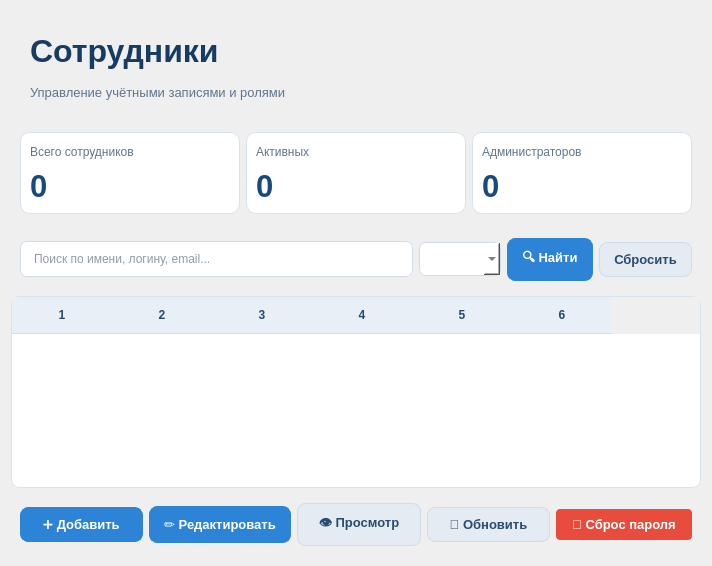
<?xml version="1.0" encoding="UTF-8"?>
<ui version="4.0">
 <class>Ui_EmployeesPage</class>
 <widget class="QWidget" name="pageEmployees">
  <property name="styleSheet">
   <string notr="true">QWidget#pageEmployees {
    background-color: #F1F3F6;
    color: #24364B;
    font-family: &quot;Segoe UI&quot;;
    font-size: 10pt;
}

QLabel {
    background-color: transparent;
    color: #24364B;
}

QLabel#lblEmployeesTitle {
    color: #183B63;
    font-size: 24pt;
    font-weight: bold;
}

QLabel#lblEmployeesSubtitle {
    color: #60758E;
    font-size: 10pt;
}

QFrame#headerFrameEmployees,
QFrame#filtersFrameEmployees,
QFrame#actionsFrameEmployees {
    background-color: transparent;
    border: none;
}

QFrame#statsFrameEmployees {
    background-color: transparent;
    border: none;
}

QFrame#cardTotalEmployees,
QFrame#cardActiveEmployees,
QFrame#cardAdmins {
    background-color: #FFFFFF;
    border: 1px solid #D8E3EF;
    border-radius: 10px;
}

QFrame#cardTotalEmployees QLabel,
QFrame#cardActiveEmployees QLabel,
QFrame#cardAdmins QLabel {
    background-color: transparent;
    border: none;
}

QLabel#lblTotalEmployeesTitle,
QLabel#lblActiveEmployeesTitle,
QLabel#lblAdminsTitle {
    color: #60758E;
    font-size: 9pt;
}

QLabel#lblTotalEmployeesValue,
QLabel#lblActiveEmployeesValue,
QLabel#lblAdminsValue {
    color: #174A7E;
    font-size: 23pt;
    font-weight: bold;
}

QLineEdit#editEmployeeSearch {
    background-color: #FFFFFF;
    color: #24364B;
    border: 1px solid #D1DCE8;
    border-radius: 7px;
    padding: 9px 11px;
    selection-background-color: #2D83D5;
}

QLineEdit#editEmployeeSearch:focus {
    border: 1px solid #2D83D5;
}

QComboBox#comboEmployeeRole {
    background-color: #FFFFFF;
    color: #24364B;
    border: 1px solid #D1DCE8;
    border-radius: 7px;
    padding: 8px 10px;
}

QComboBox#comboEmployeeRole:hover {
    border: 1px solid #2D83D5;
}

QComboBox QAbstractItemView {
    background-color: #FFFFFF;
    color: #24364B;
    selection-background-color: #DCEBFA;
    selection-color: #183B63;
    border: 1px solid #D8E3EF;
}

QPushButton {
    background-color: #2D83D5;
    color: #FFFFFF;
    border: 1px solid #2D83D5;
    border-radius: 8px;
    padding: 9px 14px;
    font-size: 10pt;
    font-weight: bold;
}

QPushButton:hover {
    background-color: #3B94E8;
    color: #FFFFFF;
    border: 1px solid #3B94E8;
}

QPushButton:pressed {
    background-color: #1E68AE;
    color: #FFFFFF;
    border: 1px solid #1E68AE;
}

QPushButton:disabled {
    background-color: #B9C7D5;
    color: #F4F6F8;
    border: 1px solid #B9C7D5;
}

QPushButton#btnSearchEmployees,
QPushButton#btnAddEmployee,
QPushButton#btnEditEmployee {
    background-color: #2D83D5;
    color: #FFFFFF;
    border: 1px solid #2D83D5;
}

QPushButton#btnSearchEmployees:hover,
QPushButton#btnAddEmployee:hover,
QPushButton#btnEditEmployee:hover {
    background-color: #3B94E8;
    color: #FFFFFF;
    border: 1px solid #3B94E8;
}

QPushButton#btnSearchEmployees:pressed,
QPushButton#btnAddEmployee:pressed,
QPushButton#btnEditEmployee:pressed {
    background-color: #1E68AE;
    color: #FFFFFF;
    border: 1px solid #1E68AE;
}

QPushButton#btnResetEmployeeFilters,
QPushButton#btnViewEmployee,
QPushButton#btnRefreshEmployees {
    background-color: #E4EBF3;
    color: #294D70;
    border: 1px solid #D0DCE8;
}

QPushButton#btnResetEmployeeFilters:hover,
QPushButton#btnViewEmployee:hover,
QPushButton#btnRefreshEmployees:hover {
    background-color: #D5E3F1;
    color: #294D70;
    border: 1px solid #C2D5E8;
}

QPushButton#btnResetEmployeeFilters:pressed,
QPushButton#btnViewEmployee:pressed,
QPushButton#btnRefreshEmployees:pressed {
    background-color: #C6D8EA;
    color: #294D70;
    border: 1px solid #B5CADD;
}

QPushButton#btnResetPassword {
    background-color: #E74C3C;
    color: white;
    border: none;
    padding: 8px 16px;
    border-radius: 4px;
    font-weight: bold;
}

QPushButton#btnResetPassword:hover {
    background-color: #C0392B;
}

QTableWidget#tableEmployees {
    background-color: #FFFFFF;
    alternate-background-color: #F6F9FC;
    color: #24364B;
    border: 1px solid #D8E3EF;
    border-radius: 8px;
    gridline-color: #E4EAF1;
    selection-background-color: #DCEBFA;
    selection-color: #183B63;
}

QTableWidget#tableEmployees::item {
    padding: 7px;
}

QTableWidget#tableEmployees::item:selected {
    background-color: #DCEBFA;
    color: #183B63;
}

QHeaderView::section {
    background-color: #E8EFF7;
    color: #244B73;
    border: none;
    border-bottom: 1px solid #D2DFEC;
    padding: 9px 7px;
    font-weight: bold;
}

QScrollBar:vertical {
    background-color: #EDF1F5;
    width: 10px;
    border: none;
    margin: 0;
}

QScrollBar::handle:vertical {
    background-color: #B7C7D8;
    min-height: 25px;
    border-radius: 4px;
}

QScrollBar::handle:vertical:hover {
    background-color: #8FA9C3;
}

QScrollBar::add-line:vertical,
QScrollBar::sub-line:vertical {
    height: 0;
}

QScrollBar:horizontal {
    background-color: #EDF1F5;
    height: 10px;
    border: none;
}

QScrollBar::handle:horizontal {
    background-color: #B7C7D8;
    min-width: 25px;
    border-radius: 4px;
}

QScrollBar::add-line:horizontal,
QScrollBar::sub-line:horizontal {
    width: 0;
}</string>
  </property>
  <layout class="QVBoxLayout" name="verticalLayout_21">
   <property name="leftMargin">
    <number>11</number>
   </property>
   <property name="topMargin">
    <number>11</number>
   </property>
   <property name="rightMargin">
    <number>11</number>
   </property>
   <property name="bottomMargin">
    <number>11</number>
   </property>
   <property name="spacing">
    <number>6</number>
   </property>
   <property name="sizeConstraint">
    <enum>QLayout::SetDefaultConstraint</enum>
   </property>
   <item>
    <layout class="QVBoxLayout" name="verticalLayoutEmployees">
     <property name="spacing">
      <number>6</number>
     </property>
     <property name="sizeConstraint">
      <enum>QLayout::SetDefaultConstraint</enum>
     </property>
     <item>
      <widget class="QFrame" name="headerFrameEmployees">
       <property name="font">
        <font>
         <pointsize>9</pointsize>
        </font>
       </property>
       <property name="sizePolicy">
        <sizepolicy hsizetype="Preferred" vsizetype="Preferred">
         <horstretch>0</horstretch>
         <verstretch>0</verstretch>
        </sizepolicy>
       </property>
       <property name="frameShape">
        <enum>QFrame::NoFrame</enum>
       </property>
       <property name="frameShadow">
        <enum>QFrame::Plain</enum>
       </property>
       <layout class="QVBoxLayout" name="verticalLayout_14">
        <property name="spacing">
         <number>6</number>
        </property>
        <property name="sizeConstraint">
         <enum>QLayout::SetDefaultConstraint</enum>
        </property>
        <item>
         <layout class="QVBoxLayout" name="verticalLayoutHeader">
          <property name="leftMargin">
           <number>10</number>
          </property>
          <property name="topMargin">
           <number>6</number>
          </property>
          <property name="rightMargin">
           <number>6</number>
          </property>
          <property name="bottomMargin">
           <number>6</number>
          </property>
          <property name="spacing">
           <number>6</number>
          </property>
          <property name="sizeConstraint">
           <enum>QLayout::SetDefaultConstraint</enum>
          </property>
          <item>
           <widget class="QLabel" name="lblEmployeesTitle">
            <property name="text">
             <string notr="true">Сотрудники</string>
            </property>
            <property name="font">
             <font>
              <pointsize>24</pointsize>
             </font>
            </property>
            <property name="sizePolicy">
             <sizepolicy hsizetype="Preferred" vsizetype="Preferred">
              <horstretch>0</horstretch>
              <verstretch>0</verstretch>
             </sizepolicy>
            </property>
            <property name="minimumSize">
             <size>
              <width>380</width>
              <height>50</height>
             </size>
            </property>
            <property name="alignment">
             <set>Qt::AlignLeft|Qt::AlignVCenter|Qt::AlignLeading</set>
            </property>
            <property name="frameShape">
             <enum>QFrame::NoFrame</enum>
            </property>
            <property name="frameShadow">
             <enum>QFrame::Plain</enum>
            </property>
           </widget>
          </item>
          <item>
           <widget class="QLabel" name="lblEmployeesSubtitle">
            <property name="text">
             <string notr="true">Управление учётными записями и ролями</string>
            </property>
            <property name="font">
             <font>
              <pointsize>10</pointsize>
             </font>
            </property>
            <property name="sizePolicy">
             <sizepolicy hsizetype="Preferred" vsizetype="Preferred">
              <horstretch>0</horstretch>
              <verstretch>0</verstretch>
             </sizepolicy>
            </property>
            <property name="minimumSize">
             <size>
              <width>300</width>
              <height>20</height>
             </size>
            </property>
            <property name="alignment">
             <set>Qt::AlignLeft|Qt::AlignVCenter|Qt::AlignLeading</set>
            </property>
            <property name="frameShape">
             <enum>QFrame::NoFrame</enum>
            </property>
            <property name="frameShadow">
             <enum>QFrame::Plain</enum>
            </property>
           </widget>
          </item>
         </layout>
        </item>
       </layout>
      </widget>
     </item>
     <item>
      <widget class="QFrame" name="statsFrameEmployees">
       <property name="font">
        <font>
         <pointsize>9</pointsize>
        </font>
       </property>
       <property name="sizePolicy">
        <sizepolicy hsizetype="Preferred" vsizetype="Preferred">
         <horstretch>0</horstretch>
         <verstretch>0</verstretch>
        </sizepolicy>
       </property>
       <property name="frameShape">
        <enum>QFrame::NoFrame</enum>
       </property>
       <property name="frameShadow">
        <enum>QFrame::Plain</enum>
       </property>
       <layout class="QHBoxLayout" name="horizontalLayout_13">
        <property name="leftMargin">
         <number>9</number>
        </property>
        <property name="topMargin">
         <number>9</number>
        </property>
        <property name="rightMargin">
         <number>9</number>
        </property>
        <property name="bottomMargin">
         <number>9</number>
        </property>
        <property name="spacing">
         <number>6</number>
        </property>
        <property name="sizeConstraint">
         <enum>QLayout::SetDefaultConstraint</enum>
        </property>
        <item>
         <layout class="QHBoxLayout" name="horizontalLayoutStats">
          <property name="spacing">
           <number>6</number>
          </property>
          <property name="sizeConstraint">
           <enum>QLayout::SetDefaultConstraint</enum>
          </property>
          <item>
           <widget class="QFrame" name="cardTotalEmployees">
            <property name="font">
             <font>
              <pointsize>9</pointsize>
             </font>
            </property>
            <property name="sizePolicy">
             <sizepolicy hsizetype="Preferred" vsizetype="Preferred">
              <horstretch>0</horstretch>
              <verstretch>0</verstretch>
             </sizepolicy>
            </property>
            <property name="frameShape">
             <enum>QFrame::StyledPanel</enum>
            </property>
            <property name="frameShadow">
             <enum>QFrame::Raised</enum>
            </property>
            <layout class="QVBoxLayout" name="verticalLayout">
             <property name="leftMargin">
              <number>9</number>
             </property>
             <property name="topMargin">
              <number>9</number>
             </property>
             <property name="rightMargin">
              <number>9</number>
             </property>
             <property name="bottomMargin">
              <number>9</number>
             </property>
             <property name="spacing">
              <number>6</number>
             </property>
             <property name="sizeConstraint">
              <enum>QLayout::SetDefaultConstraint</enum>
             </property>
             <item>
              <widget class="QLabel" name="lblTotalEmployeesTitle">
               <property name="text">
                <string notr="true">Всего сотрудников</string>
               </property>
               <property name="font">
                <font>
                 <pointsize>9</pointsize>
                </font>
               </property>
               <property name="sizePolicy">
                <sizepolicy hsizetype="Preferred" vsizetype="Preferred">
                 <horstretch>0</horstretch>
                 <verstretch>0</verstretch>
                </sizepolicy>
               </property>
               <property name="minimumSize">
                <size>
                 <width>100</width>
                 <height>20</height>
                </size>
               </property>
               <property name="alignment">
                <set>Qt::AlignLeft|Qt::AlignVCenter|Qt::AlignLeading</set>
               </property>
               <property name="frameShape">
                <enum>QFrame::NoFrame</enum>
               </property>
               <property name="frameShadow">
                <enum>QFrame::Plain</enum>
               </property>
              </widget>
             </item>
             <item>
              <widget class="QLabel" name="lblTotalEmployeesValue">
               <property name="text">
                <string notr="true">0</string>
               </property>
               <property name="font">
                <font>
                 <pointsize>23</pointsize>
                </font>
               </property>
               <property name="sizePolicy">
                <sizepolicy hsizetype="Preferred" vsizetype="Preferred">
                 <horstretch>0</horstretch>
                 <verstretch>0</verstretch>
                </sizepolicy>
               </property>
               <property name="minimumSize">
                <size>
                 <width>200</width>
                 <height>30</height>
                </size>
               </property>
               <property name="alignment">
                <set>Qt::AlignLeft|Qt::AlignVCenter|Qt::AlignLeading</set>
               </property>
               <property name="frameShape">
                <enum>QFrame::NoFrame</enum>
               </property>
               <property name="frameShadow">
                <enum>QFrame::Plain</enum>
               </property>
              </widget>
             </item>
            </layout>
           </widget>
          </item>
          <item>
           <widget class="QFrame" name="cardActiveEmployees">
            <property name="font">
             <font>
              <pointsize>9</pointsize>
             </font>
            </property>
            <property name="sizePolicy">
             <sizepolicy hsizetype="Preferred" vsizetype="Preferred">
              <horstretch>0</horstretch>
              <verstretch>0</verstretch>
             </sizepolicy>
            </property>
            <property name="frameShape">
             <enum>QFrame::StyledPanel</enum>
            </property>
            <property name="frameShadow">
             <enum>QFrame::Raised</enum>
            </property>
            <layout class="QVBoxLayout" name="verticalLayout_2">
             <property name="leftMargin">
              <number>9</number>
             </property>
             <property name="topMargin">
              <number>9</number>
             </property>
             <property name="rightMargin">
              <number>9</number>
             </property>
             <property name="bottomMargin">
              <number>9</number>
             </property>
             <property name="spacing">
              <number>6</number>
             </property>
             <property name="sizeConstraint">
              <enum>QLayout::SetDefaultConstraint</enum>
             </property>
             <item>
              <widget class="QLabel" name="lblActiveEmployeesTitle">
               <property name="text">
                <string notr="true">Активных</string>
               </property>
               <property name="font">
                <font>
                 <pointsize>9</pointsize>
                </font>
               </property>
               <property name="sizePolicy">
                <sizepolicy hsizetype="Preferred" vsizetype="Preferred">
                 <horstretch>0</horstretch>
                 <verstretch>0</verstretch>
                </sizepolicy>
               </property>
               <property name="minimumSize">
                <size>
                 <width>100</width>
                 <height>20</height>
                </size>
               </property>
               <property name="alignment">
                <set>Qt::AlignLeft|Qt::AlignVCenter|Qt::AlignLeading</set>
               </property>
               <property name="frameShape">
                <enum>QFrame::NoFrame</enum>
               </property>
               <property name="frameShadow">
                <enum>QFrame::Plain</enum>
               </property>
              </widget>
             </item>
             <item>
              <widget class="QLabel" name="lblActiveEmployeesValue">
               <property name="text">
                <string notr="true">0</string>
               </property>
               <property name="font">
                <font>
                 <pointsize>23</pointsize>
                </font>
               </property>
               <property name="sizePolicy">
                <sizepolicy hsizetype="Preferred" vsizetype="Preferred">
                 <horstretch>0</horstretch>
                 <verstretch>0</verstretch>
                </sizepolicy>
               </property>
               <property name="minimumSize">
                <size>
                 <width>200</width>
                 <height>30</height>
                </size>
               </property>
               <property name="alignment">
                <set>Qt::AlignLeft|Qt::AlignVCenter|Qt::AlignLeading</set>
               </property>
               <property name="frameShape">
                <enum>QFrame::NoFrame</enum>
               </property>
               <property name="frameShadow">
                <enum>QFrame::Plain</enum>
               </property>
              </widget>
             </item>
            </layout>
           </widget>
          </item>
          <item>
           <widget class="QFrame" name="cardAdmins">
            <property name="font">
             <font>
              <pointsize>9</pointsize>
             </font>
            </property>
            <property name="sizePolicy">
             <sizepolicy hsizetype="Preferred" vsizetype="Preferred">
              <horstretch>0</horstretch>
              <verstretch>0</verstretch>
             </sizepolicy>
            </property>
            <property name="frameShape">
             <enum>QFrame::StyledPanel</enum>
            </property>
            <property name="frameShadow">
             <enum>QFrame::Raised</enum>
            </property>
            <layout class="QVBoxLayout" name="verticalLayout_3">
             <property name="leftMargin">
              <number>9</number>
             </property>
             <property name="topMargin">
              <number>9</number>
             </property>
             <property name="rightMargin">
              <number>9</number>
             </property>
             <property name="bottomMargin">
              <number>9</number>
             </property>
             <property name="spacing">
              <number>6</number>
             </property>
             <property name="sizeConstraint">
              <enum>QLayout::SetDefaultConstraint</enum>
             </property>
             <item>
              <widget class="QLabel" name="lblAdminsTitle">
               <property name="text">
                <string notr="true">Администраторов</string>
               </property>
               <property name="font">
                <font>
                 <pointsize>9</pointsize>
                </font>
               </property>
               <property name="sizePolicy">
                <sizepolicy hsizetype="Preferred" vsizetype="Preferred">
                 <horstretch>0</horstretch>
                 <verstretch>0</verstretch>
                </sizepolicy>
               </property>
               <property name="minimumSize">
                <size>
                 <width>100</width>
                 <height>20</height>
                </size>
               </property>
               <property name="alignment">
                <set>Qt::AlignLeft|Qt::AlignVCenter|Qt::AlignLeading</set>
               </property>
               <property name="frameShape">
                <enum>QFrame::NoFrame</enum>
               </property>
               <property name="frameShadow">
                <enum>QFrame::Plain</enum>
               </property>
              </widget>
             </item>
             <item>
              <widget class="QLabel" name="lblAdminsValue">
               <property name="text">
                <string notr="true">0</string>
               </property>
               <property name="font">
                <font>
                 <pointsize>23</pointsize>
                </font>
               </property>
               <property name="sizePolicy">
                <sizepolicy hsizetype="Preferred" vsizetype="Preferred">
                 <horstretch>0</horstretch>
                 <verstretch>0</verstretch>
                </sizepolicy>
               </property>
               <property name="minimumSize">
                <size>
                 <width>200</width>
                 <height>30</height>
                </size>
               </property>
               <property name="alignment">
                <set>Qt::AlignLeft|Qt::AlignVCenter|Qt::AlignLeading</set>
               </property>
               <property name="frameShape">
                <enum>QFrame::NoFrame</enum>
               </property>
               <property name="frameShadow">
                <enum>QFrame::Plain</enum>
               </property>
              </widget>
             </item>
            </layout>
           </widget>
          </item>
         </layout>
        </item>
       </layout>
      </widget>
     </item>
     <item>
      <widget class="QFrame" name="filtersFrameEmployees">
       <property name="font">
        <font>
         <pointsize>9</pointsize>
        </font>
       </property>
       <property name="sizePolicy">
        <sizepolicy hsizetype="Preferred" vsizetype="Preferred">
         <horstretch>0</horstretch>
         <verstretch>0</verstretch>
        </sizepolicy>
       </property>
       <property name="frameShape">
        <enum>QFrame::StyledPanel</enum>
       </property>
       <property name="frameShadow">
        <enum>QFrame::Raised</enum>
       </property>
       <layout class="QHBoxLayout" name="horizontalLayout_11">
        <property name="leftMargin">
         <number>9</number>
        </property>
        <property name="topMargin">
         <number>9</number>
        </property>
        <property name="rightMargin">
         <number>9</number>
        </property>
        <property name="bottomMargin">
         <number>9</number>
        </property>
        <property name="spacing">
         <number>6</number>
        </property>
        <property name="sizeConstraint">
         <enum>QLayout::SetDefaultConstraint</enum>
        </property>
        <item>
         <layout class="QHBoxLayout" name="horizontalLayout_4">
          <property name="spacing">
           <number>6</number>
          </property>
          <property name="sizeConstraint">
           <enum>QLayout::SetDefaultConstraint</enum>
          </property>
          <item>
           <widget class="QLineEdit" name="editEmployeeSearch">
            <property name="placeholderText">
             <string notr="true">Поиск по имени, логину, email...</string>
            </property>
            <property name="font">
             <font>
              <pointsize>9</pointsize>
             </font>
            </property>
            <property name="cursor">
             <cursorShape>IBeamCursor</cursorShape>
            </property>
            <property name="sizePolicy">
             <sizepolicy hsizetype="Expanding" vsizetype="Fixed">
              <horstretch>0</horstretch>
              <verstretch>0</verstretch>
             </sizepolicy>
            </property>
            <property name="alignment">
             <set>Qt::AlignLeft|Qt::AlignVCenter|Qt::AlignLeading</set>
            </property>
           </widget>
          </item>
          <item>
           <widget class="QComboBox" name="comboEmployeeRole">
            <property name="font">
             <font>
              <pointsize>9</pointsize>
             </font>
            </property>
            <property name="sizePolicy">
             <sizepolicy hsizetype="Preferred" vsizetype="Fixed">
              <horstretch>0</horstretch>
              <verstretch>0</verstretch>
             </sizepolicy>
            </property>
            <property name="currentIndex">
             <number>0</number>
            </property>
           </widget>
          </item>
          <item>
           <widget class="QPushButton" name="btnSearchEmployees">
            <property name="text">
             <string notr="true">🔍 Найти</string>
            </property>
            <property name="font">
             <font>
              <pointsize>9</pointsize>
             </font>
            </property>
            <property name="cursor">
             <cursorShape>PointingHandCursor</cursorShape>
            </property>
            <property name="sizePolicy">
             <sizepolicy hsizetype="Preferred" vsizetype="Fixed">
              <horstretch>0</horstretch>
              <verstretch>0</verstretch>
             </sizepolicy>
            </property>
           </widget>
          </item>
          <item>
           <widget class="QPushButton" name="btnResetEmployeeFilters">
            <property name="text">
             <string notr="true">Сбросить</string>
            </property>
            <property name="font">
             <font>
              <pointsize>9</pointsize>
             </font>
            </property>
            <property name="cursor">
             <cursorShape>PointingHandCursor</cursorShape>
            </property>
            <property name="sizePolicy">
             <sizepolicy hsizetype="Preferred" vsizetype="Fixed">
              <horstretch>0</horstretch>
              <verstretch>0</verstretch>
             </sizepolicy>
            </property>
           </widget>
          </item>
         </layout>
        </item>
       </layout>
      </widget>
     </item>
     <item>
      <widget class="QTableWidget" name="tableEmployees">
       <property name="font">
        <font>
         <pointsize>9</pointsize>
        </font>
       </property>
       <property name="sizePolicy">
        <sizepolicy hsizetype="Expanding" vsizetype="Expanding">
         <horstretch>0</horstretch>
         <verstretch>0</verstretch>
        </sizepolicy>
       </property>
       <property name="wordWrap">
        <bool>true</bool>
       </property>
       <property name="frameShape">
        <enum>QFrame::StyledPanel</enum>
       </property>
       <property name="frameShadow">
        <enum>QFrame::Sunken</enum>
       </property>
       <property name="alternatingRowColors">
        <bool>true</bool>
       </property>
       <property name="selectionBehavior">
        <enum>QAbstractItemView::SelectRows</enum>
       </property>
       <property name="wordWrap">
        <bool>true</bool>
       </property>
       <property name="columnCount">
        <number>6</number>
       </property>
      </widget>
     </item>
     <item>
      <widget class="QFrame" name="actionsFrameEmployees">
       <property name="font">
        <font>
         <pointsize>9</pointsize>
        </font>
       </property>
       <property name="sizePolicy">
        <sizepolicy hsizetype="Preferred" vsizetype="Preferred">
         <horstretch>0</horstretch>
         <verstretch>0</verstretch>
        </sizepolicy>
       </property>
       <property name="frameShape">
        <enum>QFrame::StyledPanel</enum>
       </property>
       <property name="frameShadow">
        <enum>QFrame::Raised</enum>
       </property>
       <layout class="QHBoxLayout" name="horizontalLayout_2">
        <property name="leftMargin">
         <number>9</number>
        </property>
        <property name="topMargin">
         <number>9</number>
        </property>
        <property name="rightMargin">
         <number>9</number>
        </property>
        <property name="bottomMargin">
         <number>9</number>
        </property>
        <property name="spacing">
         <number>6</number>
        </property>
        <property name="sizeConstraint">
         <enum>QLayout::SetDefaultConstraint</enum>
        </property>
        <item>
         <layout class="QHBoxLayout" name="horizontalLayoutActions">
          <property name="spacing">
           <number>6</number>
          </property>
          <property name="sizeConstraint">
           <enum>QLayout::SetDefaultConstraint</enum>
          </property>
          <item>
           <widget class="QPushButton" name="btnAddEmployee">
            <property name="text">
             <string notr="true">➕ Добавить</string>
            </property>
            <property name="font">
             <font>
              <pointsize>9</pointsize>
             </font>
            </property>
            <property name="cursor">
             <cursorShape>PointingHandCursor</cursorShape>
            </property>
            <property name="sizePolicy">
             <sizepolicy hsizetype="Minimum" vsizetype="Fixed">
              <horstretch>0</horstretch>
              <verstretch>0</verstretch>
             </sizepolicy>
            </property>
           </widget>
          </item>
          <item>
           <widget class="QPushButton" name="btnEditEmployee">
            <property name="text">
             <string notr="true">✏️ Редактировать</string>
            </property>
            <property name="font">
             <font>
              <pointsize>9</pointsize>
             </font>
            </property>
            <property name="cursor">
             <cursorShape>PointingHandCursor</cursorShape>
            </property>
            <property name="sizePolicy">
             <sizepolicy hsizetype="Minimum" vsizetype="Fixed">
              <horstretch>0</horstretch>
              <verstretch>0</verstretch>
             </sizepolicy>
            </property>
           </widget>
          </item>
          <item>
           <widget class="QPushButton" name="btnViewEmployee">
            <property name="text">
             <string notr="true">👁 Просмотр</string>
            </property>
            <property name="font">
             <font>
              <pointsize>9</pointsize>
             </font>
            </property>
            <property name="cursor">
             <cursorShape>PointingHandCursor</cursorShape>
            </property>
            <property name="sizePolicy">
             <sizepolicy hsizetype="Minimum" vsizetype="Fixed">
              <horstretch>0</horstretch>
              <verstretch>0</verstretch>
             </sizepolicy>
            </property>
           </widget>
          </item>
          <item>
           <widget class="QPushButton" name="btnRefreshEmployees">
            <property name="text">
             <string notr="true">🔄 Обновить</string>
            </property>
            <property name="font">
             <font>
              <pointsize>9</pointsize>
             </font>
            </property>
            <property name="cursor">
             <cursorShape>PointingHandCursor</cursorShape>
            </property>
            <property name="sizePolicy">
             <sizepolicy hsizetype="Minimum" vsizetype="Fixed">
              <horstretch>0</horstretch>
              <verstretch>0</verstretch>
             </sizepolicy>
            </property>
           </widget>
          </item>
          <item>
           <widget class="QPushButton" name="btnResetPassword">
            <property name="text">
             <string notr="true">🔑 Сброс пароля</string>
            </property>
            <property name="font">
             <font>
              <pointsize>9</pointsize>
             </font>
            </property>
            <property name="cursor">
             <cursorShape>PointingHandCursor</cursorShape>
            </property>
            <property name="sizePolicy">
             <sizepolicy hsizetype="Minimum" vsizetype="Fixed">
              <horstretch>0</horstretch>
              <verstretch>0</verstretch>
             </sizepolicy>
            </property>
           </widget>
          </item>
         </layout>
        </item>
       </layout>
      </widget>
     </item>
    </layout>
   </item>
  </layout>
 </widget>
 <resources/>
 <connections/>
</ui>
